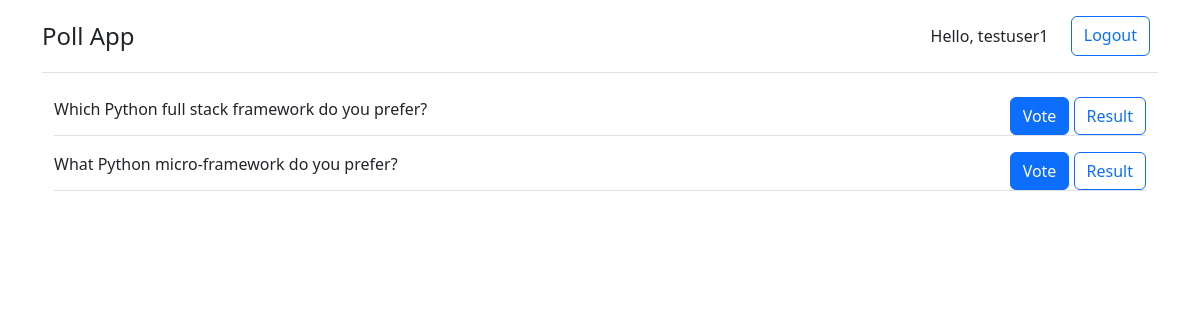
Screenshot of / (signed in) with the database file from the repository.
### poll/models.py (models this page shows, shortened)
class Question(models.Model):
    title = models.CharField(max_length=200)
    RADIO = 'radio'
    CHECKBOX = 'checkbox'
    INPUT_TYEP = [
        (RADIO, RADIO),
        (CHECKBOX, CHECKBOX),
    ]
    type = models.CharField(
        null=False,
        max_length=20,
        choices=INPUT_TYEP,
        default=RADIO
    )

### poll/views.py (the view)
# urls.py: path('', view=QusetionListView.as_view(), name="question-list"),
class QusetionListView(LoginRequiredMixin, ListView):
    model = Question
    template_name = 'poll/question_list.html'

### poll/templates/poll/question_list.html
{% extends 'poll/base.html' %}
{% block content %}
<div class="container">
    {% for question in object_list %}
    <div class=" mb-3 border-bottom d-flex justify-content-between">
        <div>{{question.title}}</div>
        <div>
            <a class="btn btn-primary" href="{% url 'question' question.pk %}">Vote</a>
            <a class="btn btn-outline-primary" href="{% url 'result' question.pk %}">Result</a>
        </div>
    </div>
    {% endfor %}
</div>
{% endblock content %}

### poll/templates/poll/base.html (shortened to what this page needs)
<!DOCTYPE html>
<html lang="en">
<head>
    <link href="https://cdn.jsdelivr.net/npm/bootstrap@5.2.0/dist/css/bootstrap.min.css" rel="stylesheet"
>
</head>
<body>
    <div class="container">
        <header class="d-flex flex-wrap justify-content-center py-3 mb-4 border-bottom">
            <a href="{% url 'question-list' %}"
                class="d-flex align-items-center mb-3 mb-md-0 me-md-auto text-dark text-decoration-none">
                <span class="fs-4">Poll App</span>
            </a>
            {% if request.user.is_authenticated %}
            <div class="navbar-text" style="margin: 0 2%">Hello, {{ request.user }}</div>
            <a class="btn btn-outline-primary me-2" href="{% url 'logout' %}">Logout</a>
            {% else %}
            <a class="btn btn-outline-primary me-2" href="{% url 'login' %}">Login</a>
            {% endif %}
        </header>
        {% block content %}
        {% endblock content %}
    </div>
</body>
</html>

### rows the page displays
Question: title "Which Python full stack framework do you prefer?"
Question: title "What Python micro-framework do you prefer?"

### other values shown
{{ request.user }} "testuser1"
